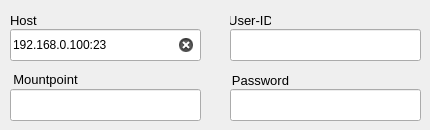
        <widget class="QWidget" name="tab_ntrip">
         <attribute name="title">
          <string>NTRIP Client</string>
         </attribute>
         <widget class="QLineEdit" name="lineEdit_str2str_out_ntrip_host">
          <property name="geometry">
           <rect>
            <x>10</x>
            <y>29</y>
            <width>191</width>
            <height>32</height>
           </rect>
          </property>
          <property name="text">
           <string>192.168.0.100:23</string>
          </property>
          <property name="clearButtonEnabled">
           <bool>true</bool>
          </property>
         </widget>
         <widget class="QLabel" name="label_62">
          <property name="geometry">
           <rect>
            <x>10</x>
            <y>69</y>
            <width>71</width>
            <height>20</height>
           </rect>
          </property>
          <property name="font">
           <font>
            <pointsize>10</pointsize>
           </font>
          </property>
          <property name="text">
           <string>Mountpoint</string>
          </property>
          <property name="alignment">
           <set>Qt::AlignCenter</set>
          </property>
         </widget>
         <widget class="QLabel" name="label_63">
          <property name="geometry">
           <rect>
            <x>230</x>
            <y>10</y>
            <width>41</width>
            <height>20</height>
           </rect>
          </property>
          <property name="font">
           <font>
            <pointsize>10</pointsize>
           </font>
          </property>
          <property name="text">
           <string>User-ID</string>
          </property>
          <property name="alignment">
           <set>Qt::AlignCenter</set>
          </property>
         </widget>
         <widget class="QLabel" name="label_64">
          <property name="geometry">
           <rect>
            <x>230</x>
            <y>70</y>
            <width>61</width>
            <height>20</height>
           </rect>
          </property>
          <property name="font">
           <font>
            <pointsize>10</pointsize>
           </font>
          </property>
          <property name="text">
           <string>Password</string>
          </property>
          <property name="alignment">
           <set>Qt::AlignCenter</set>
          </property>
         </widget>
         <widget class="QLineEdit" name="lineEdit_str2str_out_ntrip_mountpoint">
          <property name="geometry">
           <rect>
            <x>10</x>
            <y>89</y>
            <width>191</width>
            <height>32</height>
           </rect>
          </property>
          <property name="clearButtonEnabled">
           <bool>true</bool>
          </property>
         </widget>
         <widget class="QLineEdit" name="lineEdit_str2str_out_ntrip_pass">
          <property name="geometry">
           <rect>
            <x>230</x>
            <y>89</y>
            <width>191</width>
            <height>32</height>
           </rect>
          </property>
          <property name="clearButtonEnabled">
           <bool>true</bool>
          </property>
         </widget>
         <widget class="QLabel" name="label_65">
          <property name="geometry">
           <rect>
            <x>10</x>
            <y>10</y>
            <width>90</width>
            <height>21</height>
           </rect>
          </property>
          <property name="font">
           <font>
            <pointsize>10</pointsize>
            <weight>50</weight>
            <bold>false</bold>
           </font>
          </property>
          <property name="text">
           <string>Host</string>
          </property>
         </widget>
         <widget class="QLineEdit" name="lineEdit_str2str_out_ntrip_userid">
          <property name="geometry">
           <rect>
            <x>230</x>
            <y>29</y>
            <width>191</width>
            <height>32</height>
           </rect>
          </property>
          <property name="clearButtonEnabled">
           <bool>true</bool>
          </property>
         </widget>
        </widget>
